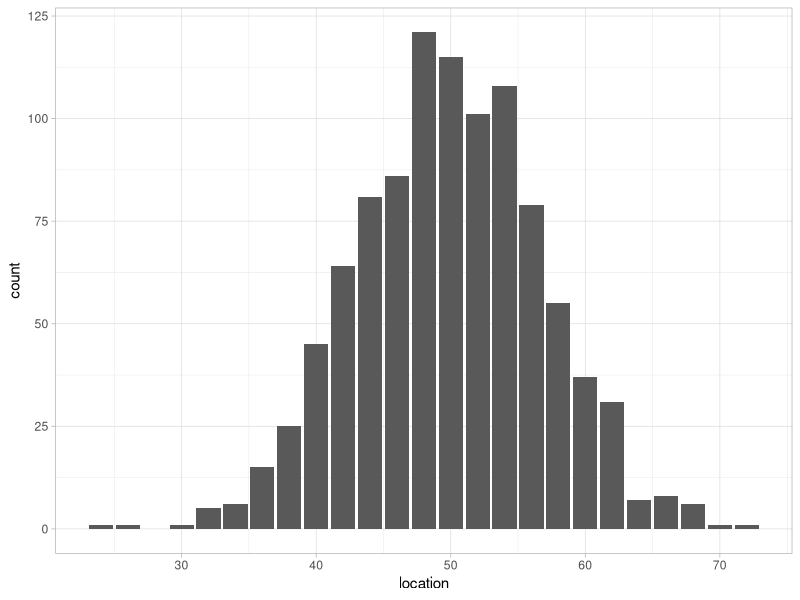
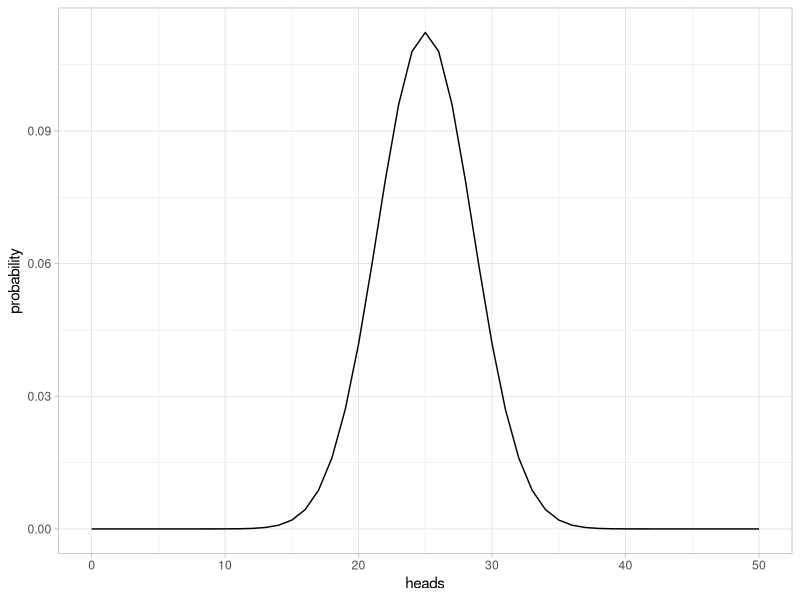
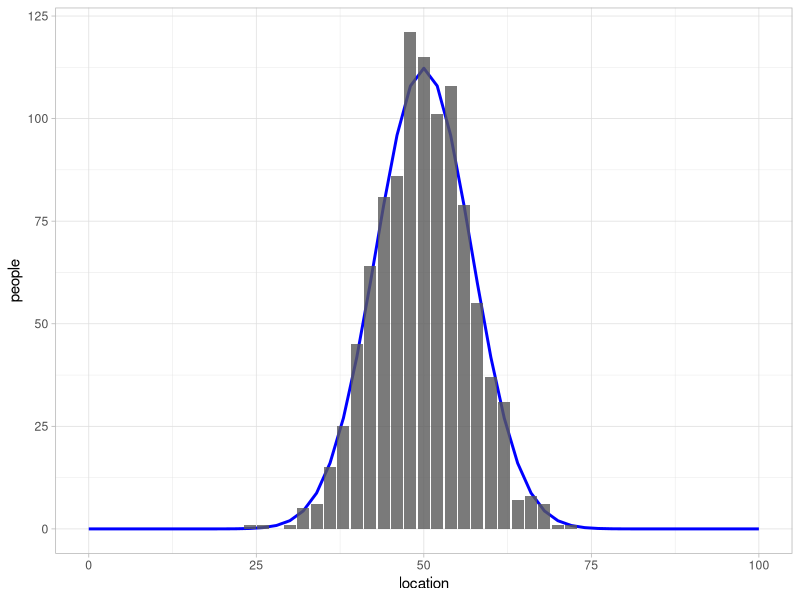

Recreate these plots in R, in order.
library(tidyverse)
theme_set(theme_light())

# let's recap

# football field simulation people
# what happens as I change the number of people?

npeople <- 1000
nflips <- 50

foot_sims <- 
  expand_grid(person_id = 1:npeople,
              flip_id = 1:nflips) |> 
  mutate(flip = sample(c(-1,1),
                       replace = TRUE,
                       size = npeople*nflips, 
                       prob = c(.5, .5))) |>
  group_by(person_id) |> 
  summarize(location = sum(flip) + 50)

# plot
ggplot(foot_sims,
       aes(x = location)) +
  geom_bar()

# going to infinity using dbinom

# what we expect to happen
bin_probs <- tibble(
  heads = 0:50,
  probability = dbinom(heads, 50, .5) # we will say more soon
)
  
ggplot(bin_probs,
       aes(x = heads,
           y = probability)) +
  geom_line()

# convert probabilities into numbers of people
# convert heads into locations
bin_probs <- bin_probs |> 
  mutate(people = probability*npeople,
         location = (heads - (.5*nflips))*2 + 50 )

# collapsing down the simulated data
# "how many people at each location on the field?"
sim_loc_counts <- foot_sims |> 
  group_by(location) |> 
  summarize(people = n())

# overlay the two
ggplot(bin_probs,
       aes(x = location,
           y = people)) +
  geom_line(color = "blue",
            linewidth = 1) +
  geom_col(data = sim_loc_counts,
           mapping = aes(x = location,
                         y = people),
           alpha = .8)

### Likelihood ####
# probability: what will happen given that the world is LIKE THIS
# likelihood: what is likely true about the world given these data?

# back to sampling conservatives
# we got 737 conservatives out of 2247 respondents
# what does that mean about the "true" proportion?
# last time we got a confidence interval
# how does that relate to likelihood?

hyp_33 <- dbinom(737, 2247, .33)
hyp_32 <- dbinom(737, 2247, .32)

hyp_33 # prob of getting 737 cons from 2247 r's with p = .33
hyp_32 # prob of getting 737 cons from 2247 r's with p = .32

hyp_33 / hyp_32 # factor MORE LIKELY to be the correct value

hyp_328 <- dbinom(737, 2247, .328)
hyp_327 <- dbinom(737, 2247, .327)

hyp_328
hyp_327

hyp_328 / hyp_327






